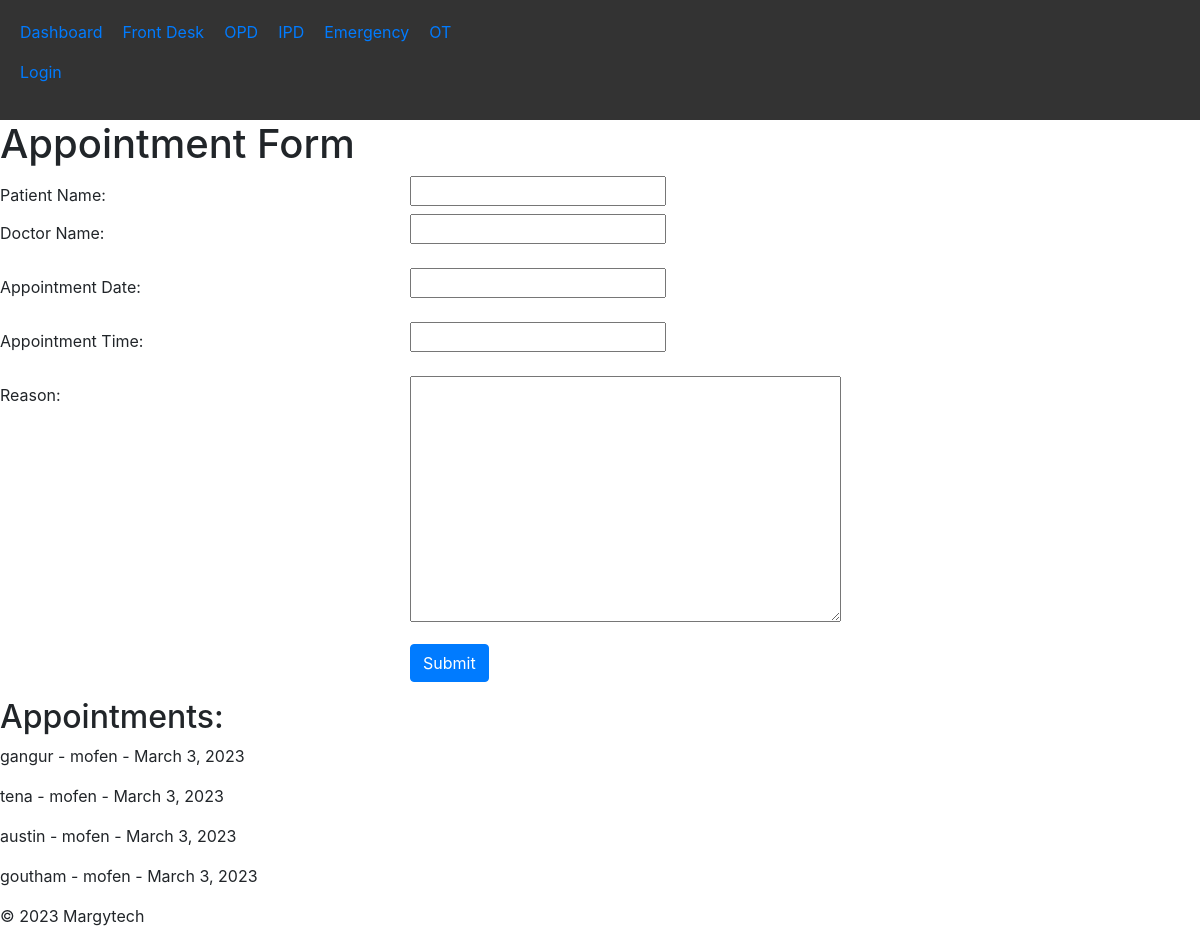
Page /make_appointment/ on the committed database.
### HIS/models.py (models this page shows)
class Appointment(models.Model):
    patient_name = models.CharField(max_length=100)
    doctor_name = models.CharField(max_length=100)
    appointment_date = models.DateField()
    appointment_time = models.TimeField()
    reason = models.TextField(blank=True)

### HIS/views.py (the view)
# urls.py: path('make_appointment/', make_appointment, name='make_appointment'),
def make_appointment(request):
    if request.method == 'POST':
        form = AppointmentForm(request.POST)
        if form.is_valid():
            form.save()
    else:
        form = AppointmentForm()
    appointments = Appointment.objects.all()
    return render(request, 'frontdesk/appointment.html', {'form': form, 'appointments': appointments})

### HIS/forms.py
class AppointmentForm(forms.ModelForm):
    class Meta:
        model = Appointment
        fields = ['patient_name', 'doctor_name', 'appointment_date', 'appointment_time', 'reason']

### HIS/templates/frontdesk/appointment.html (shortened to what this page needs)
{% extends "base.html" %}
{% block content %}
<link rel="stylesheet" href="https://stackpath.bootstrapcdn.com/bootstrap/4.3.1/css/bootstrap.min.css">
  <h1>Appointment Form</h1>
  <form method="post">
    <div class="form-group row">
      <tr>
        <td><label class="col-md-4 col-form-label" for="{{ form.patient_name.id_for_label }}">Patient Name:</label>
      <div class="col-md-8">{{ form.patient_name }}</div></td>
   </tr>
      <label class="col-md-4 col-form-label" for="{{ form.doctor_name.id_for_label }}">Doctor Name:</label>
      <div class="col-md-8">{{ form.doctor_name }}</div>
    </div>
    <div class="form-group row">
      <label class="col-md-4 col-form-label" for="{{ form.appointment_date.id_for_label }}">Appointment Date:</label>
      <div class="col-md-8">{{ form.appointment_date }}</div>
    </div>
    <div class="form-group row">
      <label class="col-md-4 col-form-label" for="{{ form.appointment_time.id_for_label }}">Appointment Time:</label>
      <div class="col-md-8">{{ form.appointment_time }}</div>
    </div>
    <div class="form-group row">
      <label class="col-md-4 col-form-label" for="{{ form.reason.id_for_label }}">Reason:</label>
      <div class="col-md-8">{{ form.reason }}</div>
    </div>
    <div class="form-group row">
      <div class="col-md-4"></div>
      <div class="col-md-8">
        <button type="submit" class="btn btn-primary">Submit</button>
      </div>
    </div>
  </form>
  <h2>Appointments:</h2>
  {% for appointment in appointments %}
      <p>{{ appointment.patient_name }} - {{ appointment.doctor_name }} - {{ appointment.appointment_date }}</p>
  {% empty %}
      <p>No appointments scheduled.</p>
  {% endfor %}
{% endblock %}

### rows in the picture
Appointment: patient_name "gangur", doctor_name "mofen", appointment_date "March 3, 2023"
Appointment: patient_name "tena", doctor_name "mofen", appointment_date "March 3, 2023"
Appointment: patient_name "austin", doctor_name "mofen", appointment_date "March 3, 2023"
Appointment: patient_name "goutham", doctor_name "mofen", appointment_date "March 3, 2023"
